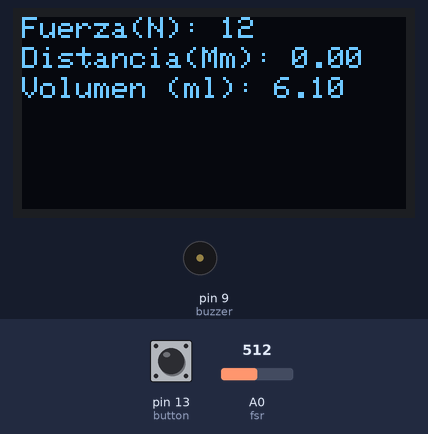
A sketch run on a simulated Arduino Mega 2560, built with avr-gcc and run on an emulated ATmega2560. Shown: 128×64 one-colour display, buzzer (waves = sounding, pin HIGH). Inputs (shaded band) come from the test bench; at power-on: A0 (fsr) = 512, pin 13 (button) LOW. The display library's start-up logo is not drawn; what the sketch prints to the serial monitor is not drawn.

Above: at 2.2 s.
2.3 s: A0 (fsr) set to 560
3.9 s: A0 (fsr) set to 716
5.5 s: A0 (fsr) set to 900
At 6.8 s:
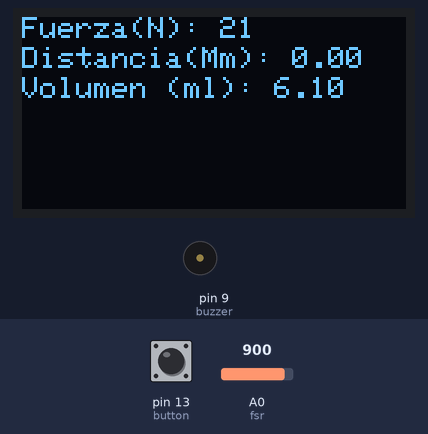
Timing chart, 0 to 8.5 s (numbered marks = the images above; inputs shaded):
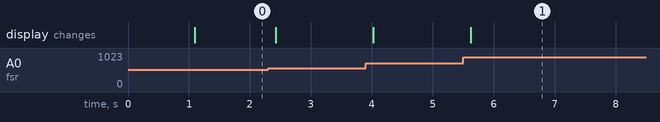

Measured:
- after the input at 5.5 s, the display: changes after 0.12 s (image 1)

The sketch:

Jeringa_para_procedimiento_m_dico.ino
```cpp
// Incluye las librerías necesarias para usar el sensor de distancia VL6180X, la pantalla OLED SSD1306 y las comunicaciones I2C y SPI
#include <Wire.h>
#include <SPI.h>
#include <Adafruit_GFX.h>
#include <Adafruit_SSD1306.h>
#include "Adafruit_VL6180X.h"

// Crea los objetos display y vl para controlar la pantalla y el sensor respectivamente
Adafruit_SSD1306 display = Adafruit_SSD1306();
Adafruit_VL6180X vl = Adafruit_VL6180X();

// Define las variables globales que se usarán en el programa
int fsr = A0;           // Pin analógico donde se conecta el sensor de fuerza FSR
int lectura;            // Variable para almacenar la lectura del sensor FSR
int conv;               // Variable para almacenar la conversión de la lectura a Newtons
int ultimaLectura = 0;  // Variable para almacenar la última lectura del sensor FSR
int button = 13;        // Pin digital donde se conecta el botón
int buzzer = 9;         // Pin digital donde se conecta el buzzer
float distancia;        // Variable para almacenar la distancia medida por el sensor VL6180X
float volumen;          // Variable para almacenar el volumen calculado a partir de la distancia
bool congelado = false; // Variable para indicar si el volumen está congelado o no
bool sonando = false;   // Variable para indicar si el buzzer está sonando o no
unsigned long tiempoCongelado = 0; // Variable para almacenar el tiempo en que se congeló el volumen

// Función que se ejecuta una sola vez al iniciar el programa
void setup()
{
 Serial.begin(9600); // Inicia la comunicación serial a 9600 baudios
 pinMode(button, INPUT); // Configura el pin del botón como entrada
 pinMode(buzzer, OUTPUT); // Configura el pin del buzzer como salida
//
 vl.begin(); // Inicia el sensor VL6180X

 display.begin(0x3C); // Inicia la pantalla OLED con la dirección I2C 0x3C
 display.display();
 //
 delay(1000); // Espera un segundo
}

// Función que se ejecuta en bucle después del setup
void loop()
{
 lectura = analogRead(fsr); // Lee el valor analógico del sensor FSR
 conv = map(lectura, 0, 883, 0, 21); // Convierte el valor leído a Newtons usando una función lineal
 Serial.println("Conv");
 Serial.println(conv); // Imprime el valor de la fuerza en Newtons en el monitor serial

 //distancia = vl.readRange(); // Lee la distancia en milímetros del sensor VL6180X
 volumen = (61-distancia)/10; // Calcula el volumen en mililitros a partir de la distancia
 Serial.println("Vol");
 Serial.println(volumen); // Imprime el valor del volumen en mililitros en el monitor serial

 if (!congelado || millis() - tiempoCongelado < 5000) { // Si el volumen no está congelado o si han pasado menos de 5 segundos desde que se congeló
    display.clearDisplay(); // Borra la pantalla
    display.setTextSize(1); // Establece el tamaño del texto a 1
    display.setTextColor(SSD1306_WHITE); // Establece el color del texto a blanco

    display.setCursor(0, 0); // Posiciona el cursor en la esquina superior izquierda
    display.print("Fuerza(N): "); // Imprime el texto "Fuerza(N): "
    display.print(conv); // Imprime el valor de la fuerza

    display.setCursor(0, 10); // Posiciona el cursor en la segunda línea
    display.print("Distancia(Mm): "); // Imprime el texto "Distancia(Mm): "
    display.println(distancia); // Imprime el valor de la distancia y salta a la siguiente línea

    display.setCursor(0, 20); // Posiciona el cursor en la tercera línea
    display.print("Volumen (ml): "); // Imprime el texto "Volumen (ml): "
    display.println(volumen); // Imprime el valor del volumen y salta a la siguiente línea
    display.display(); // Actualiza la pantalla con el contenido del buffer
 }

 if (digitalRead(button) == HIGH) { // Si se presiona el botón
    if (conv >= 18 && conv <= 20) { // Si la fuerza está entre 18 y 20 Newtons
      if (!congelado) { // Si el volumen no estaba congelado
        tiempoCongelado = millis(); // Guarda el tiempo actual en la variable tiempoCongelado
      }
      congelado = true; // Establece la variable congelado a verdadero
    }
 }
 else{ // Si no se presiona el botón
    congelado = false; // Establece la variable congelado a falso
 }

 if (congelado && tiempoCongelado != 0 && millis() - tiempoCongelado >= 5000) { // Si el volumen está congelado, el tiempoCongelado es distinto de cero y han pasado más de 5 segundos desde que se congeló
    tone(buzzer, 440); // Emite un tono de 440 Hz en el buzzer
    delay(50); // Espera 50 milisegundos
    noTone(buzzer); // Deja de emitir el tono
    delay(1000); // Espera un segundo
    tiempoCongelado = 0; // Resetea la variable tiempoCongelado a cero
 }

 delay(100); // Espera 100 milisegundos
}
```
